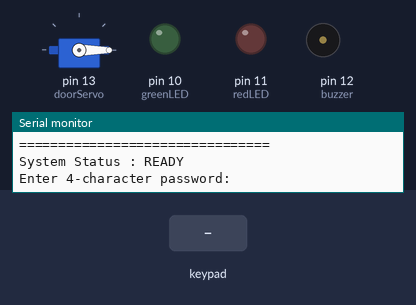
A sketch run on a simulated Arduino Uno, built with avr-gcc and run on an emulated ATmega328P. Parts: servo, output pins drawn as LEDs (lit = HIGH), buzzer (waves = sounding), the last lines printed to the serial monitor. The inputs (shaded band) are chosen by the test bench.

Above: at 1.2 s.
1.3 s: keypad keys 1 2 3 4 pressed 0.4 s apart
At 2.74 s:
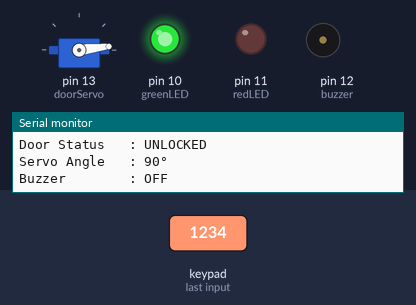
At 5.0 s:
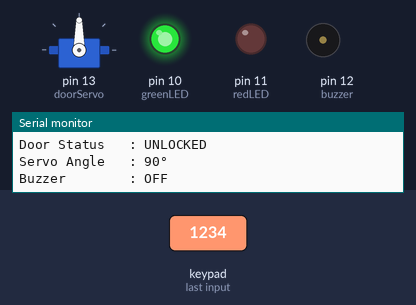
5.2 s: keypad keys 9 8 7 6 pressed 0.4 s apart
At 11.3 s:
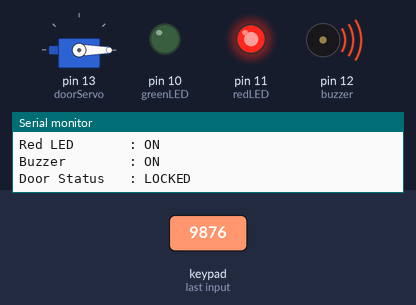
Timing chart, 0 to 14.3 s (numbered marks = the images above; inputs shaded):
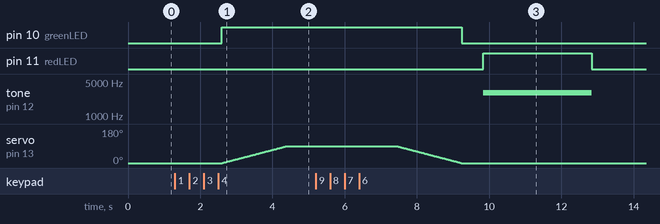

The sketch:

code.ino
```cpp
#include <Keypad.h>
#include <string.h>
#include <Servo.h>

const byte ROWS = 4;
const byte COLS = 4;
const int greenLED = 10;
const int redLED = 11;
const int buzzer = 12;
Servo doorServo;

char keys[ROWS][COLS] = {
  {'1','2','3','A'},
  {'4','5','6','B'},
  {'7','8','9','C'},
  {'*','0','#','D'}
};

byte rowPins[ROWS] = {9,8,7,6};
byte colPins[COLS] = {5,4,3,2};

Keypad keypad = Keypad(makeKeymap(keys),rowPins,colPins,ROWS,COLS);

const char correctPassword[] = "1234";

char enteredPassword[5];
int index = 0;

void setup() {
  Serial.begin(9600);
  pinMode(greenLED, OUTPUT);
  pinMode(redLED, OUTPUT);
  pinMode(buzzer, OUTPUT);
  doorServo.attach(13);
  doorServo.write(0);
  Serial.println("================================");
  Serial.println("       DIGITAL DOOR LOCK");
  Serial.println("================================");
  Serial.println("System Status : READY");
  Serial.println("Enter 4-character password:");
}

char readKey(){
  char key = keypad.getKey();
  return key;
}

void storeKey(char key){
  enteredPassword[index] = key;
  index++;

  if(index == 4){
    enteredPassword[index] = '\0';
    displayPassword();

    if(checkPassword()){
      Serial.println("\nCorrect Password!");
      Serial.println("\nACCESS GRANTED");
      Serial.println("Green LED     : ON");
      Serial.println("Door Status   : UNLOCKED");
      Serial.println("Servo Angle   : 90°");
      Serial.println("Buzzer        : OFF");

      digitalWrite(greenLED, HIGH);
      moveServo(0,90);

      delay(3000);

      moveServo(90,0);
      digitalWrite(greenLED, LOW);

      Serial.println("Door Status   : LOCKED");
      Serial.println("Servo Angle   : 0°");
      Serial.println("\nSystem Status : READY");
    } else {
      Serial.println("\nWrong Password!");
      Serial.println("\nACCESS DENIED");
      Serial.println("Red LED       : ON");
      Serial.println("Buzzer        : ON");
      Serial.println("Door Status   : LOCKED");

      digitalWrite(redLED, HIGH);
      tone(buzzer,3000);

      delay(3000);

      digitalWrite(redLED, LOW);
      noTone(buzzer);

      Serial.println("Red LED       : OFF");
      Serial.println("Buzzer        : OFF");
      Serial.println("System Status : READY");
    }
    resetPassword();
  }
}

void moveServo(int startAngle, int endAngle){
  if(startAngle < endAngle){
    for(int angle = startAngle; angle <= endAngle; angle++){
      doorServo.write(angle);
      delay(20);
    }
  } else {
    for(int angle = startAngle; angle >= endAngle; angle--){
      doorServo.write(angle);
      delay(20);
    }
  }
}

void displayPassword(){
  Serial.print("Entered Password: ****");
}

bool checkPassword(){
  if(strcmp(enteredPassword, correctPassword) == 0){
    return true;
  } else {
    return false;
  }
}

void resetPassword(){
  index = 0;
  enteredPassword[0] = '\0';
}

void loop() {
  char key = readKey();

  if(key != NO_KEY){
    storeKey(key);
  }
}
```

Measured:
- after the input at 1.3 s, pin 10 (greenLED): LOW → HIGH after 1.3 s; servo on pin 13 (doorServo): moves from 0° to 90° over 1.8 s, starting after 1.3 s
- after the input at 5.2 s, pin 11 (redLED): LOW → HIGH after 4.6 s, → LOW 3.0 s later; tone on pin 12 (buzzer): silent → 3000 Hz after 4.6 s, → silent 3.0 s later
